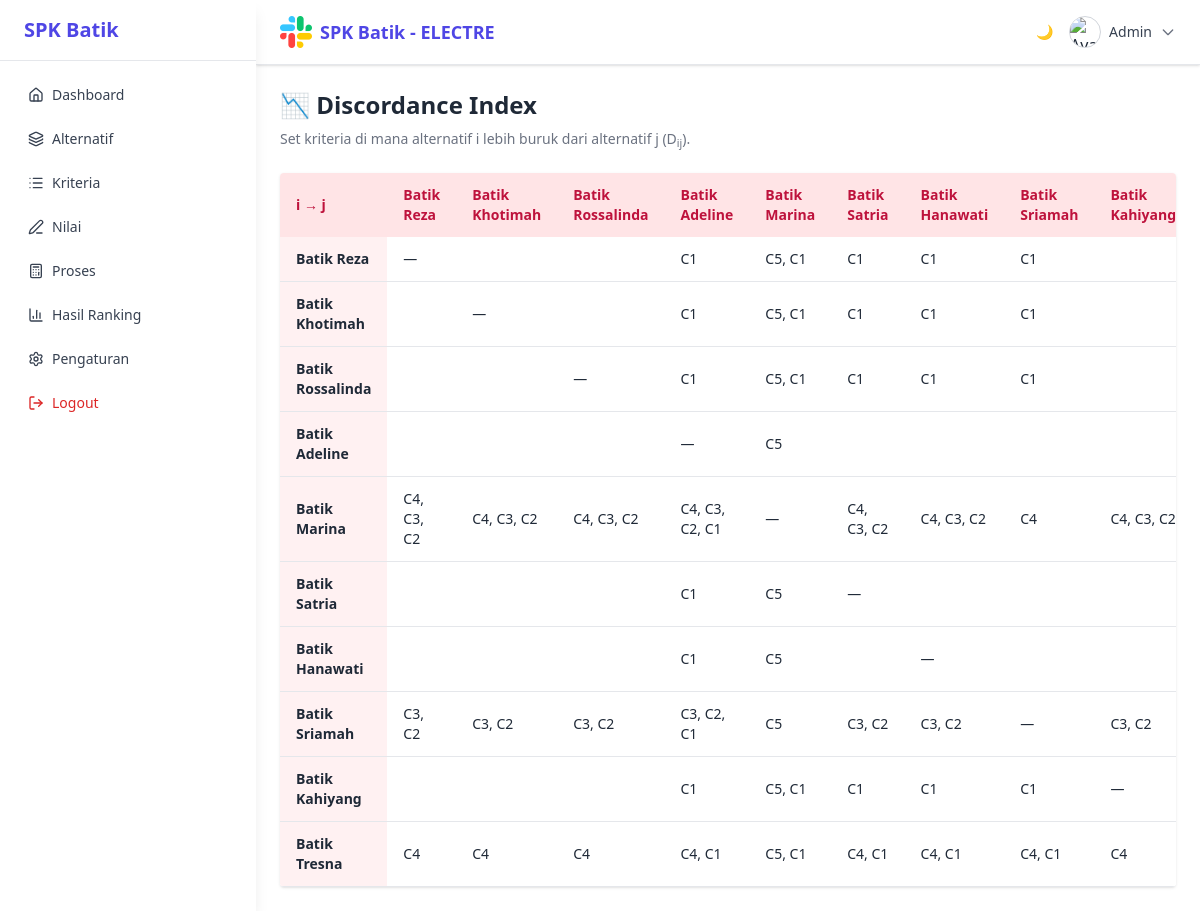
The app's page /app/views/proses/discordance_index.php (signed in) with its own data.
### tables this page shows
CREATE TABLE `alternatif` (
  `id` int NOT NULL,
  `nama` varchar(100) NOT NULL,
  `kategori` varchar(100) DEFAULT NULL,
  `asal_daerah` varchar(100) DEFAULT NULL,
  `deskripsi` text,
  `created_at` timestamp NULL DEFAULT CURRENT_TIMESTAMP
);

### app/views/proses/discordance_index.php (the view, shortened to what this page needs)
<?php
require_once '../../../config/db.php';
$pageTitle = "📉 Discordance Index";
$alternatifs = $conn->query("SELECT id, nama FROM alternatif ORDER BY id")->fetchAll(PDO::FETCH_ASSOC);
$kriteria = $conn->query("SELECT id, kode, nama FROM kriteria ORDER BY id")->fetchAll(PDO::FETCH_ASSOC);
$nilaiStmt = $conn->query("SELECT id_alternatif, id_kriteria, nilai FROM nilai");
$nilai = [];
while ($row = $nilaiStmt->fetch(PDO::FETCH_ASSOC)) {
  $nilai[$row['id_alternatif']][$row['id_kriteria']] = $row['nilai'];
}
function getDiscordanceSet($a, $b, $nilai, $kriteria) {
  $set = [];
  foreach ($kriteria as $k) {
    $ka = $nilai[$a][$k['id']] ?? 0;
    $kb = $nilai[$b][$k['id']] ?? 0;
    if ($ka < $kb) {
      $set[] = $k['kode'];
    }
  }
  return $set;
}
?>
<!DOCTYPE html>
<html lang="id">
<head>
  <script src="https://cdn.tailwindcss.com"></script>
</head>
<body class="bg-white dark:bg-gray-900 text-gray-800 dark:text-white min-h-screen">
<?php include '../layouts/sidebar.php'; ?>
<div class="ml-64 flex-1 flex flex-col">
  <?php include '../layouts/topbar.php'; ?>
  <main class="flex-1 px-6 py-6 fade-in">
    <h1 class="text-2xl font-bold mb-2"><?= $pageTitle ?></h1>
    <p class="mb-6 text-sm text-gray-500 dark:text-gray-400">Set kriteria di mana alternatif i lebih buruk dari alternatif j (D<sub>ij</sub>).</p>
    <div class="overflow-auto bg-white dark:bg-gray-800 rounded shadow">
      <table class="min-w-full text-sm text-gray-800 dark:text-gray-200 text-left">
        <thead class="bg-rose-100 dark:bg-rose-900 text-rose-700 dark:text-rose-300">
          <tr>
            <th class="px-4 py-3">i → j</th>
            <?php foreach ($alternatifs as $b): ?>
              <th class="px-4 py-3"><?= htmlspecialchars($b['nama']) ?></th>
            <?php endforeach ?>
          </tr>
        </thead>
        <tbody>
          <?php foreach ($alternatifs as $a): ?>
            <tr class="border-b border-gray-200 dark:border-gray-700">
              <th class="px-4 py-3 bg-rose-50 dark:bg-rose-900"><?= htmlspecialchars($a['nama']) ?></th>
              <?php foreach ($alternatifs as $b): ?>
                <td class="px-4 py-3">
                  <?php
                    if ($a['id'] == $b['id']) {
                      echo '—';
                    } else {
                      $set = getDiscordanceSet($a['id'], $b['id'], $nilai, $kriteria);
                      echo implode(', ', $set);
                    }
                  ?>
                </td>
              <?php endforeach ?>
            </tr>
          <?php endforeach ?>
        </tbody>
      </table>
    </div>
  </main>
</div>
</body>
</html>

### app/views/proses/discordance_index.php (style rules this page uses)
.fade-in { animation: fadeIn .5s ease-out forwards; opacity: 0; transform: translateY(10px); }

### records on screen
alternatif: nama "Batik Reza", set "C4, C3, C2", set "C3, C2", set "C4"
alternatif: nama "Batik Khotimah", set "C4, C3, C2", set "C3, C2", set "C4"
alternatif: nama "Batik Rossalinda", set "C4, C3, C2", set "C3, C2", set "C4"
alternatif: nama "Batik Adeline", set "C1", set "C4, C3, C2, C1", set "C3, C2, C1", set "C4, C1"
alternatif: nama "Batik Marina", set "C5, C1", set "C5"
alternatif: nama "Batik Satria", set "C1", set "C4, C3, C2", set "C3, C2", set "C4, C1"
alternatif: nama "Batik Hanawati", set "C1", set "C4, C3, C2", set "C3, C2", set "C4, C1"
alternatif: nama "Batik Sriamah", set "C1", set "C4", set "C4, C1"
alternatif: nama "Batik Kahiyang", set "C4, C3, C2", set "C3, C2", set "C4"
alternatif: nama "Batik Tresna"

### other values on screen
$title "Dashboard"
$title "Alternatif"
$title "Kriteria"
$title "Nilai"
$title "Proses"
$title "Hasil Ranking"
$title "Pengaturan"
$_SESSION['user']['username'] "Admin"
$pageTitle "📉 Discordance Index"
